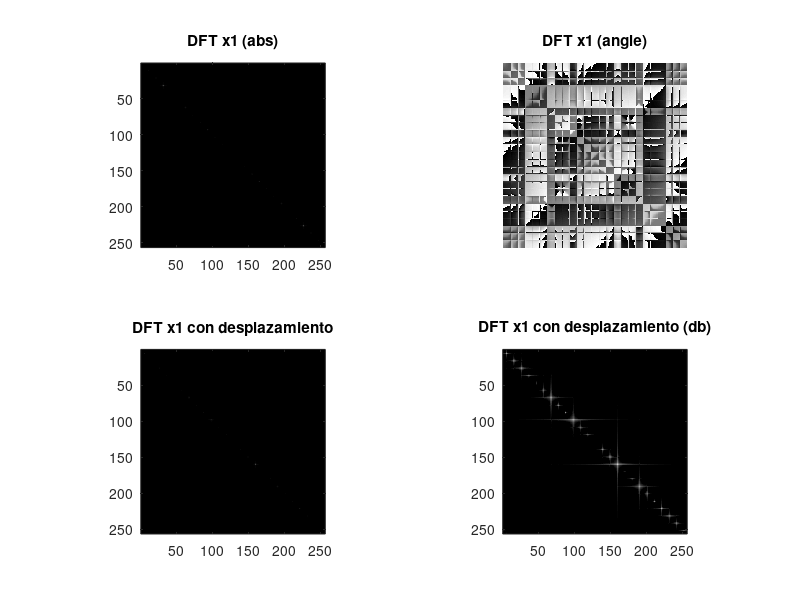
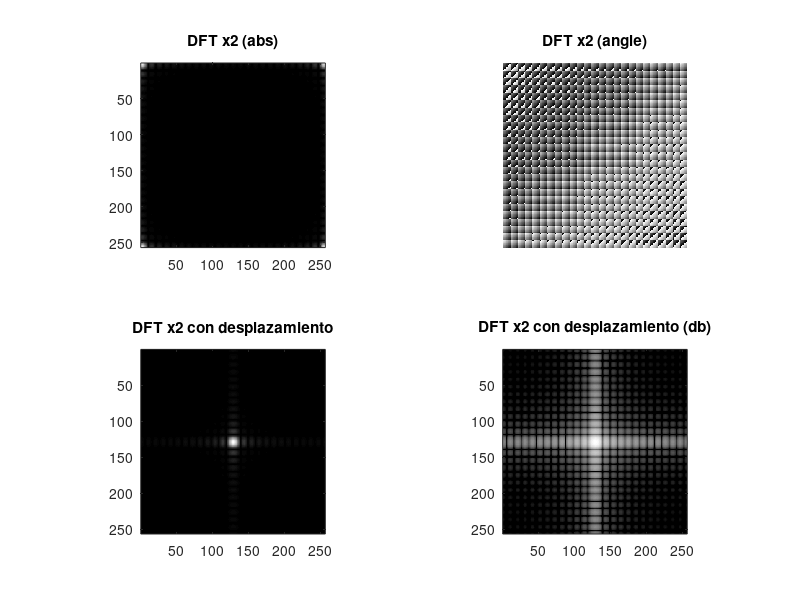

Write the MATLAB code that produced these figures, in order. (Note: this script raises an error after producing the figures.)
[m, n] = ndgrid(0:255, 0:255);

x1 = (1/24) * rem(3*m+3*n,25);
x2 = (m < 25 & n < 25);

% DFT sin desplazamiento
X1 = fft2(x1);
X2 = fft2(x2);

% DFT con desplazamiento
X1s = fftshift(X1);
X2s = fftshift(X2);

% DFT en db
X1db = 20*log10(abs(X1s));
X2db = 20*log10(abs(X2s));

% plot x1
figure;
subplot(2,2,1);
imshow(abs(X1),[]),axis on;
title('DFT x1 (abs)');
subplot(2,2,2);
imshow(angle(X1),[]);
title('DFT x1 (angle)');
subplot(2,2,3);
imshow(abs(X1s),[]),axis on;
title('DFT x1 con desplazamiento');
subplot(2,2,4);
x1dbmax = max(X1db(:));
imshow(X1db,[x1dbmax-60 x1dbmax]),axis on;
title('DFT x1 con desplazamiento (db)');

% plot x2
figure;
subplot(2,2,1);
imshow(abs(X2),[]),axis on;
title('DFT x2 (abs)');
subplot(2,2,2);
imshow(angle(X2),[]);
title('DFT x2 (angle)');
subplot(2,2,3);
imshow(abs(X2s),[]),axis on;
title('DFT x2 con desplazamiento');
subplot(2,2,4);
x2dbmax = max(X2db(:));
imshow(X2db,[x2dbmax-60 x2dbmax]),axis on;
title('DFT x2 con desplazamiento (db)');

% Frecuencia fundamental X1
% Al estar shifteado el centro se encuentra en (129,129)
% El punto que se corresponde a la frecuencia fundamental se encuentra en
% el (160,160)
% Por lo que (160-129,160-129) = (31,31) -> (32,32)
% La frecuencia fundamental para ambos componentes se calcularia como
F_x1 = 31/256; % Aproximadamente 3/25 Hz

% Armónicos
%(190,190)
%(190-129,190-129)
F_x1_1 = 61/256;

% (231,231)
% (231-129,231-129)
F_x2_2 = 102/256;

% (221,221)
% (221-129,221-129)
F_x2_3 = 92/256;


% ----------------- Ejercicio 2 -----------------------
X = imread('arboles.jpg');
XX = fft2(X);
XXs = fftshift(XX);
XXdb = 20*log10(abs(XXs));


figure;
subplot(2,2,1);
imshow(abs(XX),[]),axis on;
title('DFT(abs)');
subplot(2,2,2);
imshow(angle(XX),[]);
title('DFT (angle)');
subplot(2,2,3);
imshow(abs(XXs),[]),axis on;
title('DFT con desplazamiento');
subplot(2,2,4);
xdbmax = max(XXdb(:));
imshow(XXdb,[xdbmax-60 xdbmax]),axis on;
title('DFT con desplazamiento (db)');

X = imread('vias.jpg');
XX = fft2(X);
XXs = fftshift(XX);
XXdb = 20*log10(abs(XXs));


figure;
subplot(2,2,1);
imshow(abs(XX),[]),axis on;
title('DFT(abs)');
subplot(2,2,2);
imshow(angle(XX),[]);
title('DFT (angle)');
subplot(2,2,3);
imshow(abs(XXs),[]),axis on;
title('DFT con desplazamiento');
subplot(2,2,4);
xdbmax = max(XXdb(:));
imshow(XXdb,[xdbmax-60 xdbmax]),axis on;
title('DFT con desplazamiento (db)');



